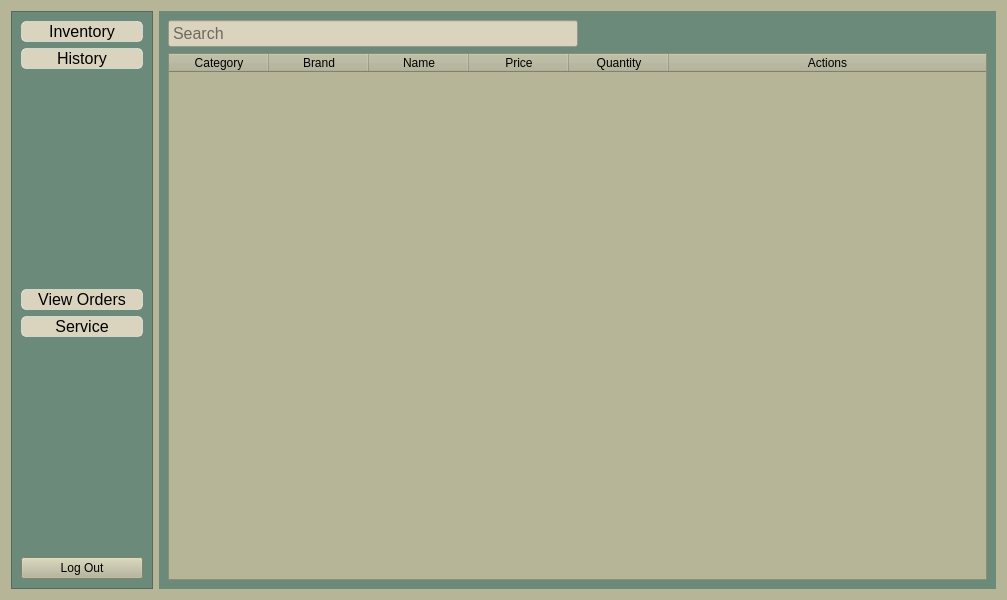
<?xml version="1.0" encoding="UTF-8"?>
<ui version="4.0">
 <class>StaffPage</class>
 <widget class="QWidget" name="StaffPage">
  <property name="geometry">
   <rect>
    <x>0</x>
    <y>0</y>
    <width>1007</width>
    <height>600</height>
   </rect>
  </property>
  <property name="windowTitle">
   <string>Staff Page</string>
  </property>
  <property name="styleSheet">
   <string notr="true">QWidget{
 background-color: rgb(183, 181, 151);
}</string>
  </property>
  <layout class="QHBoxLayout" name="horizontalLayout">
   <item>
    <widget class="QFrame" name="frame">
     <property name="styleSheet">
      <string notr="true">QFrame{
background-color: rgb(107, 138, 122)

}</string>
     </property>
     <property name="frameShape">
      <enum>QFrame::StyledPanel</enum>
     </property>
     <property name="frameShadow">
      <enum>QFrame::Raised</enum>
     </property>
     <layout class="QVBoxLayout" name="verticalLayout">
      <item>
       <widget class="QPushButton" name="inventory">
        <property name="styleSheet">
         <string notr="true">QPushButton{
background-color: rgb(218, 211, 190);
color: black;
border: 1px solid rgba(255, 255, 255, 0.5);
border-radius: 5px;
font-size:16px;
text-align: center;
width: 120px
}

QPushButton:hover {
background-color: rgba(255, 255, 255, 0.3);
}

QPushButton:pressed {
background-color: rgba(255, 255, 255, 0.1);
}

</string>
        </property>
        <property name="text">
         <string>Inventory</string>
        </property>
       </widget>
      </item>
      <item>
       <widget class="QPushButton" name="history">
        <property name="styleSheet">
         <string notr="true">QPushButton{
background-color: rgb(218, 211, 190);
color: black;
border: 1px solid rgba(255, 255, 255, 0.5);
border-radius: 5px;
font-size:16px;
text-align: center;
width: 120px
}

QPushButton:hover {
background-color: rgba(255, 255, 255, 0.3);
}

QPushButton:pressed {
background-color: rgba(255, 255, 255, 0.1);
}

</string>
        </property>
        <property name="text">
         <string>History</string>
        </property>
       </widget>
      </item>
      <item>
       <spacer name="verticalSpacer_2">
        <property name="orientation">
         <enum>Qt::Vertical</enum>
        </property>
        <property name="sizeHint" stdset="0">
         <size>
          <width>20</width>
          <height>40</height>
         </size>
        </property>
       </spacer>
      </item>
      <item>
       <widget class="QPushButton" name="viewOrder">
        <property name="styleSheet">
         <string notr="true">QPushButton{
background-color: rgb(218, 211, 190);
color: black;
border: 1px solid rgba(255, 255, 255, 0.5);
border-radius: 5px;
font-size:16px;
text-align: center;
width: 120px
}

QPushButton:hover {
background-color: rgba(255, 255, 255, 0.3);
}

QPushButton:pressed {
background-color: rgba(255, 255, 255, 0.1);
}

</string>
        </property>
        <property name="text">
         <string>View Orders</string>
        </property>
       </widget>
      </item>
      <item>
       <widget class="QPushButton" name="service">
        <property name="styleSheet">
         <string notr="true">QPushButton{
background-color: rgb(218, 211, 190);
color: black;
border: 1px solid rgba(255, 255, 255, 0.5);
border-radius: 5px;
font-size:16px;
text-align: center;
width: 120px
}

QPushButton:hover {
background-color: rgba(255, 255, 255, 0.3);
}

QPushButton:pressed {
background-color: rgba(255, 255, 255, 0.1);
}

</string>
        </property>
        <property name="text">
         <string>Service</string>
        </property>
       </widget>
      </item>
      <item>
       <spacer name="verticalSpacer">
        <property name="orientation">
         <enum>Qt::Vertical</enum>
        </property>
        <property name="sizeHint" stdset="0">
         <size>
          <width>20</width>
          <height>40</height>
         </size>
        </property>
       </spacer>
      </item>
      <item>
       <widget class="QPushButton" name="logOut">
        <property name="styleSheet">
         <string notr="true">QPushButton{

background-color: #e74c3c;
color: black;
border: 1px solid rgba(255, 255, 255, 0.5);
border-radius: 5px;
font-size:16px;
text-align: center;
width: 120px
}

QPushButton:hover {
background-color: rgba(255, 255, 255, 0.3);
}

QPushButton:pressed {
background-color: #e74c3c;
}

s</string>
        </property>
        <property name="text">
         <string>Log Out</string>
        </property>
       </widget>
      </item>
     </layout>
    </widget>
   </item>
   <item>
    <widget class="QStackedWidget" name="stackedWidget">
     <property name="styleSheet">
      <string notr="true"/>
     </property>
     <property name="currentIndex">
      <number>0</number>
     </property>
     <widget class="QWidget" name="page">
      <property name="styleSheet">
       <string notr="true">QWidget{
background-color: rgb(107, 138, 122)

}</string>
      </property>
      <layout class="QVBoxLayout" name="verticalLayout_2">
       <item>
        <layout class="QHBoxLayout" name="horizontalLayout_2">
         <item>
          <widget class="QLineEdit" name="productSearch">
           <property name="styleSheet">
            <string notr="true">QLineEdit{
background-color: rgb(218, 211, 190);
color: black;


font-size: 16px;
padding:2px;
text-align: center;


}

QLineEdit:hover {
background-color: rgba(255, 255, 255, 0.3);
}

</string>
           </property>
           <property name="maxLength">
            <number>50</number>
           </property>
           <property name="placeholderText">
            <string>Search</string>
           </property>
          </widget>
         </item>
         <item>
          <spacer name="horizontalSpacer">
           <property name="orientation">
            <enum>Qt::Horizontal</enum>
           </property>
           <property name="sizeHint" stdset="0">
            <size>
             <width>40</width>
             <height>20</height>
            </size>
           </property>
          </spacer>
         </item>
        </layout>
       </item>
       <item>
        <widget class="QTableWidget" name="inventoryTable">
         <property name="styleSheet">
          <string notr="true">QWidget {
    background-color: rgb(183, 181, 151);
    font: 700 9pt &quot;Segoe UI&quot;;
    color: black; /* Sets the font color to black */
}
</string>
         </property>
         <property name="editTriggers">
          <set>QAbstractItemView::NoEditTriggers</set>
         </property>
         <property name="cornerButtonEnabled">
          <bool>false</bool>
         </property>
         <attribute name="horizontalHeaderShowSortIndicator" stdset="0">
          <bool>false</bool>
         </attribute>
         <attribute name="horizontalHeaderStretchLastSection">
          <bool>true</bool>
         </attribute>
         <attribute name="verticalHeaderVisible">
          <bool>false</bool>
         </attribute>
         <column>
          <property name="text">
           <string>Category</string>
          </property>
         </column>
         <column>
          <property name="text">
           <string>Brand</string>
          </property>
         </column>
         <column>
          <property name="text">
           <string>Name</string>
          </property>
         </column>
         <column>
          <property name="text">
           <string>Price</string>
          </property>
         </column>
         <column>
          <property name="text">
           <string>Quantity</string>
          </property>
         </column>
         <column>
          <property name="text">
           <string>Actions</string>
          </property>
         </column>
        </widget>
       </item>
      </layout>
     </widget>
     <widget class="QWidget" name="page_2">
      <property name="styleSheet">
       <string notr="true">QWidget{
background-color: rgb(107, 138, 122)

}</string>
      </property>
      <layout class="QVBoxLayout" name="verticalLayout_3">
       <item>
        <layout class="QHBoxLayout" name="horizontalLayout_3">
         <item>
          <widget class="QLineEdit" name="staffSearch">
           <property name="styleSheet">
            <string notr="true">QLineEdit{
background-color: rgb(218, 211, 190);
color: black;


font-size: 16px;
padding:2px;
text-align: center;


}

QLineEdit:hover {
background-color: rgba(255, 255, 255, 0.3);
}

</string>
           </property>
           <property name="placeholderText">
            <string>Search</string>
           </property>
          </widget>
         </item>
         <item>
          <spacer name="horizontalSpacer_2">
           <property name="orientation">
            <enum>Qt::Horizontal</enum>
           </property>
           <property name="sizeHint" stdset="0">
            <size>
             <width>40</width>
             <height>20</height>
            </size>
           </property>
          </spacer>
         </item>
        </layout>
       </item>
       <item>
        <widget class="QTableWidget" name="staffTable">
         <property name="styleSheet">
          <string notr="true">QWidget {
    background-color: rgb(183, 181, 151);
    font: 700 9pt &quot;Segoe UI&quot;;
    color: black; /* Sets the font color to black */
}
</string>
         </property>
         <property name="editTriggers">
          <set>QAbstractItemView::NoEditTriggers</set>
         </property>
         <attribute name="horizontalHeaderStretchLastSection">
          <bool>true</bool>
         </attribute>
         <attribute name="verticalHeaderVisible">
          <bool>false</bool>
         </attribute>
         <column>
          <property name="text">
           <string>First Name</string>
          </property>
         </column>
         <column>
          <property name="text">
           <string>Last Name</string>
          </property>
         </column>
         <column>
          <property name="text">
           <string>Mobile Number</string>
          </property>
         </column>
         <column>
          <property name="text">
           <string>Address</string>
          </property>
         </column>
         <column>
          <property name="text">
           <string>Date Hired</string>
          </property>
         </column>
        </widget>
       </item>
      </layout>
     </widget>
     <widget class="QWidget" name="page_3">
      <property name="styleSheet">
       <string notr="true">QWidget{
background-color: rgb(107, 138, 122)

}</string>
      </property>
      <layout class="QGridLayout" name="gridLayout">
       <item row="0" column="0">
        <widget class="QTabWidget" name="tabWidget">
         <property name="styleSheet">
          <string notr="true">QWidget {
    background-color: rgb(183, 181, 151);
    font: 700 ;
    color: black; /* Sets the font color to black */
}



</string>
         </property>
         <property name="currentIndex">
          <number>0</number>
         </property>
         <widget class="QWidget" name="tab">
          <attribute name="title">
           <string>Purchase History</string>
          </attribute>
          <layout class="QGridLayout" name="gridLayout_2">
           <item row="0" column="0">
            <widget class="QTableWidget" name="purchaseHistoryTable">
             <property name="styleSheet">
              <string notr="true">QWidget {
    background-color: rgb(183, 181, 151);
    font: 700 9pt &quot;Segoe UI&quot;;
    color: black; /* Sets the font color to black */
}
</string>
             </property>
             <property name="editTriggers">
              <set>QAbstractItemView::NoEditTriggers</set>
             </property>
             <attribute name="horizontalHeaderDefaultSectionSize">
              <number>200</number>
             </attribute>
             <attribute name="horizontalHeaderStretchLastSection">
              <bool>true</bool>
             </attribute>
             <attribute name="verticalHeaderVisible">
              <bool>false</bool>
             </attribute>
             <column>
              <property name="text">
               <string>Date</string>
              </property>
             </column>
             <column>
              <property name="text">
               <string>Customer</string>
              </property>
             </column>
             <column>
              <property name="text">
               <string>Actions</string>
              </property>
             </column>
            </widget>
           </item>
          </layout>
         </widget>
         <widget class="QWidget" name="tab_2">
          <attribute name="title">
           <string>Service History</string>
          </attribute>
          <layout class="QGridLayout" name="gridLayout_3">
           <item row="0" column="0">
            <widget class="QTableWidget" name="serviceHistory">
             <property name="styleSheet">
              <string notr="true">QWidget {
    background-color: rgb(183, 181, 151);
    font: 700 9pt &quot;Segoe UI&quot;;
    color: black; /* Sets the font color to black */
}
</string>
             </property>
             <property name="editTriggers">
              <set>QAbstractItemView::NoEditTriggers</set>
             </property>
             <attribute name="horizontalHeaderStretchLastSection">
              <bool>true</bool>
             </attribute>
             <attribute name="verticalHeaderVisible">
              <bool>false</bool>
             </attribute>
             <column>
              <property name="text">
               <string>Date</string>
              </property>
             </column>
             <column>
              <property name="text">
               <string>Customer</string>
              </property>
             </column>
             <column>
              <property name="text">
               <string>Technician</string>
              </property>
             </column>
             <column>
              <property name="text">
               <string>Device Type</string>
              </property>
             </column>
             <column>
              <property name="text">
               <string>Service Type</string>
              </property>
             </column>
             <column>
              <property name="text">
               <string>Total</string>
              </property>
             </column>
             <column>
              <property name="text">
               <string>Status</string>
              </property>
             </column>
             <column>
              <property name="text">
               <string>Actions</string>
              </property>
             </column>
            </widget>
           </item>
          </layout>
         </widget>
        </widget>
       </item>
      </layout>
     </widget>
    </widget>
   </item>
  </layout>
 </widget>
 <resources/>
 <connections/>
</ui>
